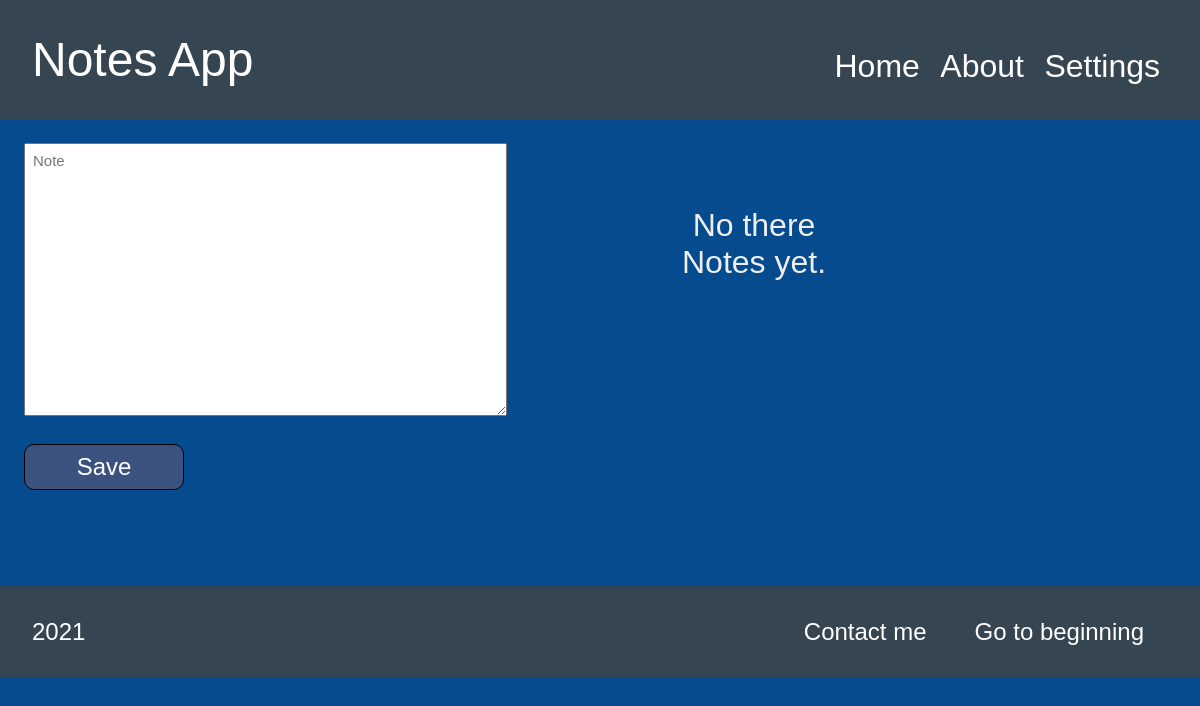
Page /home on the earlier database version.
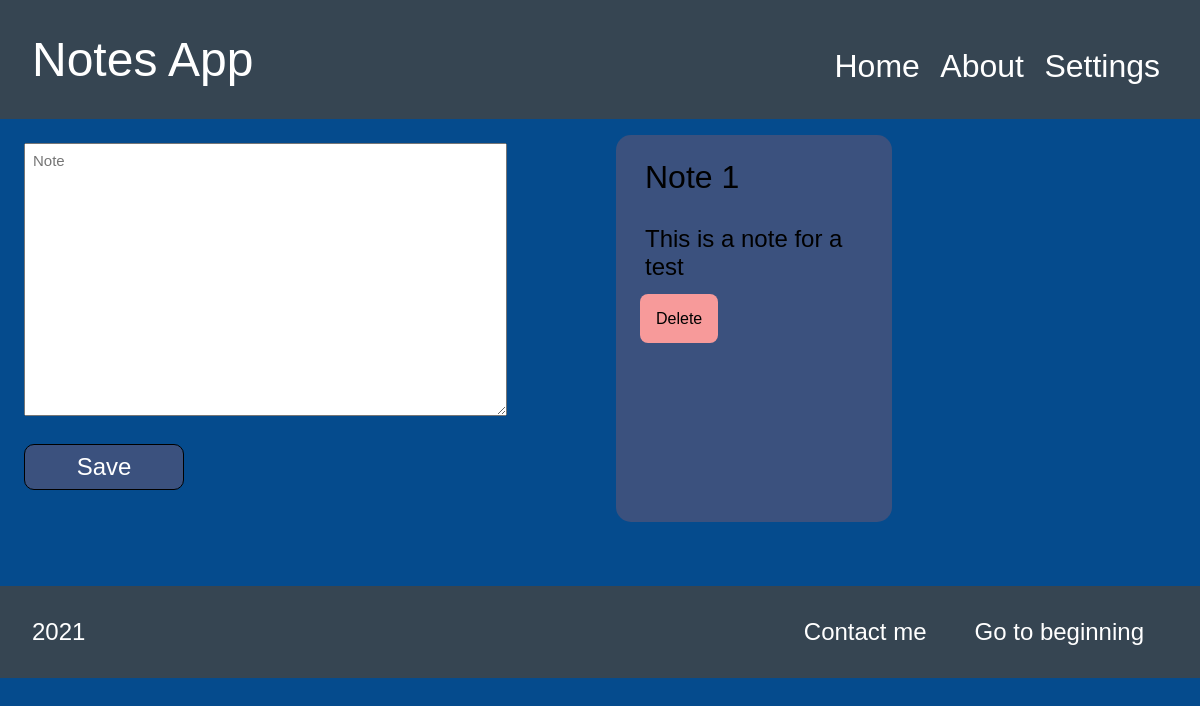
Same page on the later database version.
### tables this page shows
CREATE TABLE "notes" (
	"id"	integer,
	"day"	varchar(20) NOT NULL,
	"month"	varchar(20) NOT NULL,
	"year"	varchar(30) NOT NULL,
	"content"	text NOT NULL,
	PRIMARY KEY("id" AUTOINCREMENT)
);

### app.py (the view)
@app.route('/')
@app.route('/home')
def home():
  db = DataBase(DB_PATH)
  notes_list = db.select(SELECT_QUERY)
  db.close()
  return render_template('index.html', notes_list = notes_list, show_date = settings.date, color = settings.color)

### models/database.py (called while the page is built)
  def select(self, query):
    try:
      data = self.cur.execute(query)
      return data.fetchall()
    except sqlite3.OperationalError as e:
      print(e)

  def close(self):
    self.cur.close()
    self.con.close()

### templates/index.html (shortened to what this page needs)
{% extends 'layout.html' %}
{% block content %}
<link rel="stylesheet" href="{{ url_for('static', filename = 'css/note.css') }}">
<div class="container">
  <form action="/add-note", method="POST">
    <textarea name="content" cols="50" rows="15" autofocus placeholder="Note"></textarea>
    <button type="submit">Save</button>
  </form>
  <div id="notes-view">
    {% if notes_list %}
    {% for note in notes_list %}
    <div class="note">
      <span class="title-note">Note {{ note[0] }}</span>
      <p class="text-note">{{ note[4] }}</p>
      <a href="/delete-note/{{ note[0] }}" class="delete-link">Delete</a>
    </div>
    {% endfor %}
    {% else %}
    <p id="no-notes">No there Notes yet.</p>
    {% endif %}
  </div>
</div>
{% endblock %}

### templates/layout.html (shortened to what this page needs)
<!DOCTYPE html>
<html lang="en">
<head>
  <link rel="stylesheet" href="{{ url_for('static', filename = 'css/main.css') }}" />
</head>
<body>
  <header>
    {% include 'partials/_nav.html' %}
  </header>
  <div class="principal-container">
    {% block content %}
    {% endblock %}
  </div>
</body>
<footer>
  <span id="year">2021</span>
  <a href="#title-navigation">Go to beginning</a>
  <a href="mailto:eduarygp@gmail.com">Contact me</a>
</footer>
</html>

### templates/partials/_nav.html
<nav>
  <a id="title-navigation" href="{{ url_for('home') }}">Notes App</a>
  <ul>
    <li>
      <a class="navigation-links" href="{{ url_for('home') }}">Home</a>
    </li>
    <li>
      <a class="navigation-links" href="{{ url_for('about') }}">About</a>
    </li>
    <li>
      <a href="{{ url_for('settings_page') }}">Settings</a>
    </li>
  </ul>
</nav>

### static/css/main.css (style rules this page uses)
html { font-family: Verdana, Geneva, Tahoma, sans-serif; }
html, body { padding: 0; margin:0; }
body { background-color: rgb(5, 75, 141); }
header { background-color: #364552; color: white; padding: 2rem 2rem; }
header nav { width: 100%; }
header nav a { font-size: 3rem; text-decoration: none; color: white; transition: color 0.3s ease; }
#title-navigation { font-size: 3rem; }
header nav ul { list-style: none; float: right; }
header nav ul li { display: inline; }
header nav ul li a { font-size: 2rem; padding: 0.5rem; }
.container { display: grid; grid-template-columns: 50% 50%; }
.container form { margin: 1.5rem; }
.container form textarea { font-size: 15px; font-family: Verdana, Geneva, Tahoma, sans-serif; padding: 0.5rem; }
.container form button { transition: box-shadow 0.3s ease; margin: 1.5rem 0; padding: 0.5rem 1.5rem; border: 1px black solid; border-radius: 10px; width: 10rem; font-size: 1.5rem; color: white; background-color: #3b517e; }
footer { padding: 2rem 2rem; background-color: #364552; margin-top: 3rem; }
footer a { transition: color 0.3s ease; text-decoration: none; color: white; float: right; margin: 0 1.5rem; font-size: 1.5em; }
#year { color: white; font-size: 1.5em; }

### static/css/note.css (style rules this page uses)
#notes-view { padding: 0; margin: 0.5em; display: grid; grid-template-columns: 50% 50%; }
.note { transition: all 0.3s ease; border-radius: 15px; margin: 0.5em; padding: 1.5em; background-color: #3b517e; }
.title-note { padding: 5px; text-align: left; font-size: 2rem; }
.text-note { color: black; font-size: 1.5rem; overflow: auto; text-align: left; padding: 5px; }
.delete-link { text-decoration: none; background-color: #f79a9a; padding: 1rem; color: black; border-radius: 0.5rem; }

### templates/index.html (style rules this page uses)
.note { transition: all 0.3s ease; border-radius: 15px; margin: 0.5em; padding: 1.5em; background-color: #3b517e; }

Differences in the rows shown:
added notes: id "1", content "This is a note for a test"
Other differences:
text no longer shown: "No there Notes yet."
